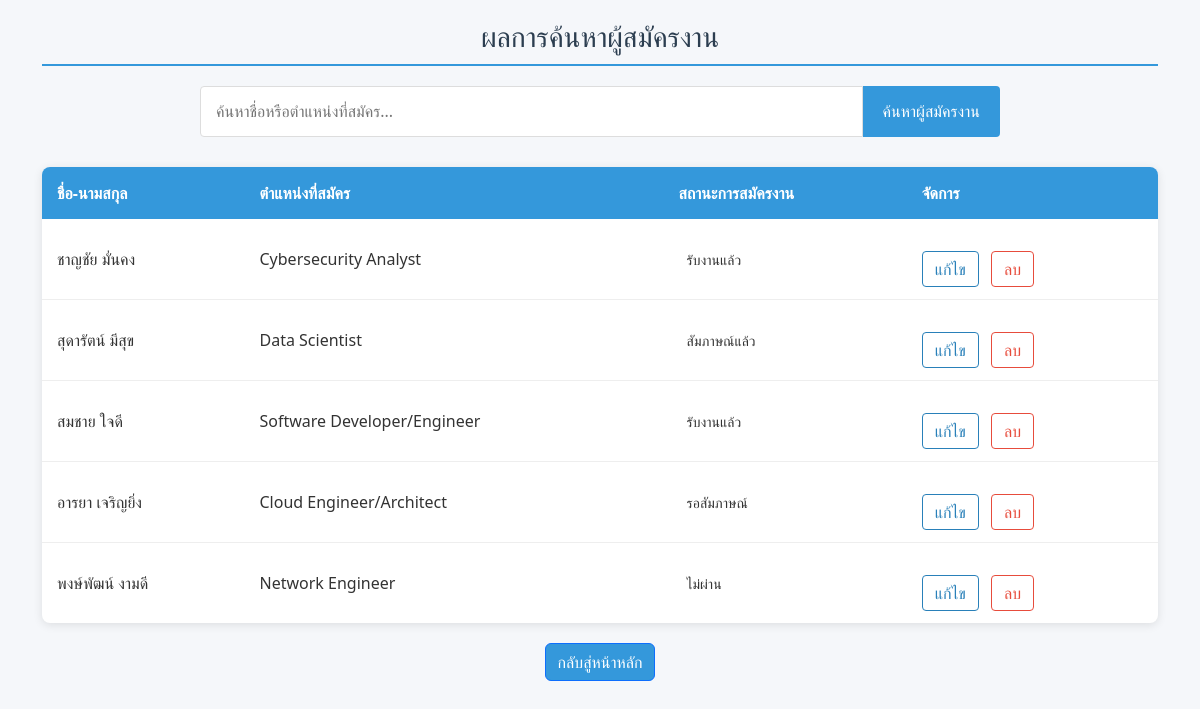
The app's page /search/ with its own data.
### myapp/models.py (models this page shows, shortened)
class person(models.Model):
    STATUS_CHOICES = [
        ('waiting','รอสัมภาษณ์'),
        ('interviewed','สัมภาษณ์แล้ว'),
        ('hired','รับงานแล้ว'),
        ('not_passed','ไม่ผ่าน'),
    ]
    POSITION_CHOICES = [
    ('UX/UI Designer', 'UX/UI Designer'),
    ('Software Developer/Engineer', 'Software Developer/Engineer'),
    ('Data Scientist', 'Data Scientist'),
    ('Cybersecurity Analyst', 'Cybersecurity Analyst'),
    ('Cloud Engineer/Architect', 'Cloud Engineer/Architect'),
    ('DevOps Engineer', 'DevOps Engineer'),
    ('Network Engineer', 'Network Engineer'),
    ('IT Project Manager', 'IT Project Manager'),
    ('Database Administrator (DBA)', 'Database Administrator (DBA)'),
]
    first_name = models.CharField("ชื่อ (First_name)",max_length=100)
    last_name = models.CharField("นามสกุล (Last_name)",max_length=100)
    gmail = models.EmailField("อีเมล (Gmail)")
    phone_number = models.CharField("เบอร์โทรศัพท์ (Phone_number)",max_length=15)
    position_applied = models.CharField("ตำแหน่งที่สมัคร (Position_applied)",max_length=100,
                                        choices=POSITION_CHOICES)
    experience = models.TextField("ประสบการณ์ (Experience)")
    application_status = models.CharField("สถานะใบสมัคร (Status)",max_length=11,
                                          choices=STATUS_CHOICES , default='waiting')

### myapp/views.py (the view)
# urls.py: path('search/', views.search_application, name='search_application'),
def search_application(request):
    query = request.GET.get('q', '')
    application = person.objects.filter(
        Q(first_name__icontains=query) |
        Q(last_name__icontains=query) |
        Q(position_applied__icontains=query)
    )
    return render(request, 'search.html', {'application': application, 'query': query})

### myapp/templates/search.html (shortened to what this page needs)
{% block content %}
<link href="https://cdn.jsdelivr.net/npm/bootstrap@5.3.0/dist/css/bootstrap.min.css" rel="stylesheet">
            <div class="container">
                <h2>ผลการค้นหาผู้สมัครงาน</h2>
                <form method="GET" action="{% url 'search_application' %}" class="search-form">
                    <input type="text" name="q" value="{{ query }}" placeholder="ค้นหาชื่อหรือตำแหน่งที่สมัคร...">
                    <button type="submit">ค้นหาผู้สมัครงาน</button>
                </form>
                <table class="applications-table">
                    <thead>
                        <tr>
                            <th scope="col">ชื่อ-นามสกุล</th>
                            <th scope="col">ตำแหน่งที่สมัคร</th>
                            <th scope="col">สถานะการสมัครงาน</th>
                            <th scope="col">จัดการ</th>
                        </tr>
                    </thead>
                    <tbody>
                        {% for application in application %}
                        <tr>
                            <td>{{ application.first_name }} {{ application.last_name }}</td>
                            <td>{{ application.position_applied }}</td>
                            <td>
                                <span class="status">{{ application.get_application_status_display }}</span>
                            </td>
                            <td>
                                <a href="{% url 'edit_application' application.pk %}" class="action-link edit-link">แก้ไข</a>
                                <a href="{% url 'delete_application' application.pk %}"
                                   onclick="return confirm('คุณต้องการลบผู้สมัครงานนี้หรือไม่?')"
                                   class="action-link delete-link">ลบ</a>
                            </td>
                        </tr>
                        {% endfor %}
                    </tbody>
                </table>
                <div class="d-flex align-items-center justify-content-center">
                    <a href="{% url 'home' %}" class="btn btn-primary">กลับสู่หน้าหลัก</a>
                </div>
            </div>
{% endblock %}

### myapp/templates/search.html (style rules this page uses)
* { margin: 0; padding: 0; box-sizing: border-box; font-family: 'Segoe UI', Tahoma, Geneva, Verdana, sans-serif; }
h2 { color: #2c3e50; margin-bottom: 20px; text-align: center; font-size: 28px; padding-bottom: 10px; border-bottom: 2px solid #3498db; }
.search-form { display: flex; margin-bottom: 30px; max-width: 800px; margin-left: auto; margin-right: auto; }
.search-form input[type="text"] { flex: 1; padding: 12px 15px; border: 1px solid #ddd; border-radius: 4px 0 0 4px; font-size: 16px; outline: none; transition: border-color 0.3s; }
.search-form button { padding: 12px 20px; background-color: #3498db; color: white; border: none; border-radius: 0 4px 4px 0; cursor: pointer; font-size: 16px; transition: background-color 0.3s; }
.applications-table { width: 100%; border-collapse: collapse; margin: 0 auto; box-shadow: 0 2px 10px rgba(0, 0, 0, 0.1); background-color: white; border-radius: 8px; overflow: hidden; }
.applications-table thead { background-color: #3498db; color: white; }
.applications-table th { padding: 15px; text-align: left; font-weight: 600; }
.applications-table td { padding: 12px 15px; border-bottom: 1px solid #eee; }
.applications-table tbody tr:last-child td { border-bottom: none; }
.action-link { display: inline-block; padding: 6px 12px; margin-right: 8px; text-decoration: none; border-radius: 4px; font-weight: 500; transition: all 0.2s; }
.edit-link { color: #2980b9; border: 1px solid #2980b9; }
.delete-link { color: #e74c3c; border: 1px solid #e74c3c; }
.status { display: inline-block; padding: 4px 8px; border-radius: 12px; font-size: 14px; font-weight: 500; }
.btn-primary { background-color: #3498db; }
a { display: inline-block; margin-top: 20px; color: #3498db; text-decoration: none; padding: 8px 15px; border: 1px solid #3498db; border-radius: 4px; transition: all 0.3s; }

### records on screen
person: first_name "ชาญชัย", last_name "มั่นคง", position_applied "Cybersecurity Analyst", application_status "รับงานแล้ว"
person: first_name "สุดารัตน์", last_name "มีสุข", position_applied "Data Scientist", application_status "สัมภาษณ์แล้ว"
person: first_name "สมชาย", last_name "ใจดี", position_applied "Software Developer/Engineer", application_status "รับงานแล้ว"
person: first_name "อารยา", last_name "เจริญยิ่ง", position_applied "Cloud Engineer/Architect", application_status "รอสัมภาษณ์"
person: first_name "พงษ์พัฒน์", last_name "งามดี", position_applied "Network Engineer", application_status "ไม่ผ่าน"
